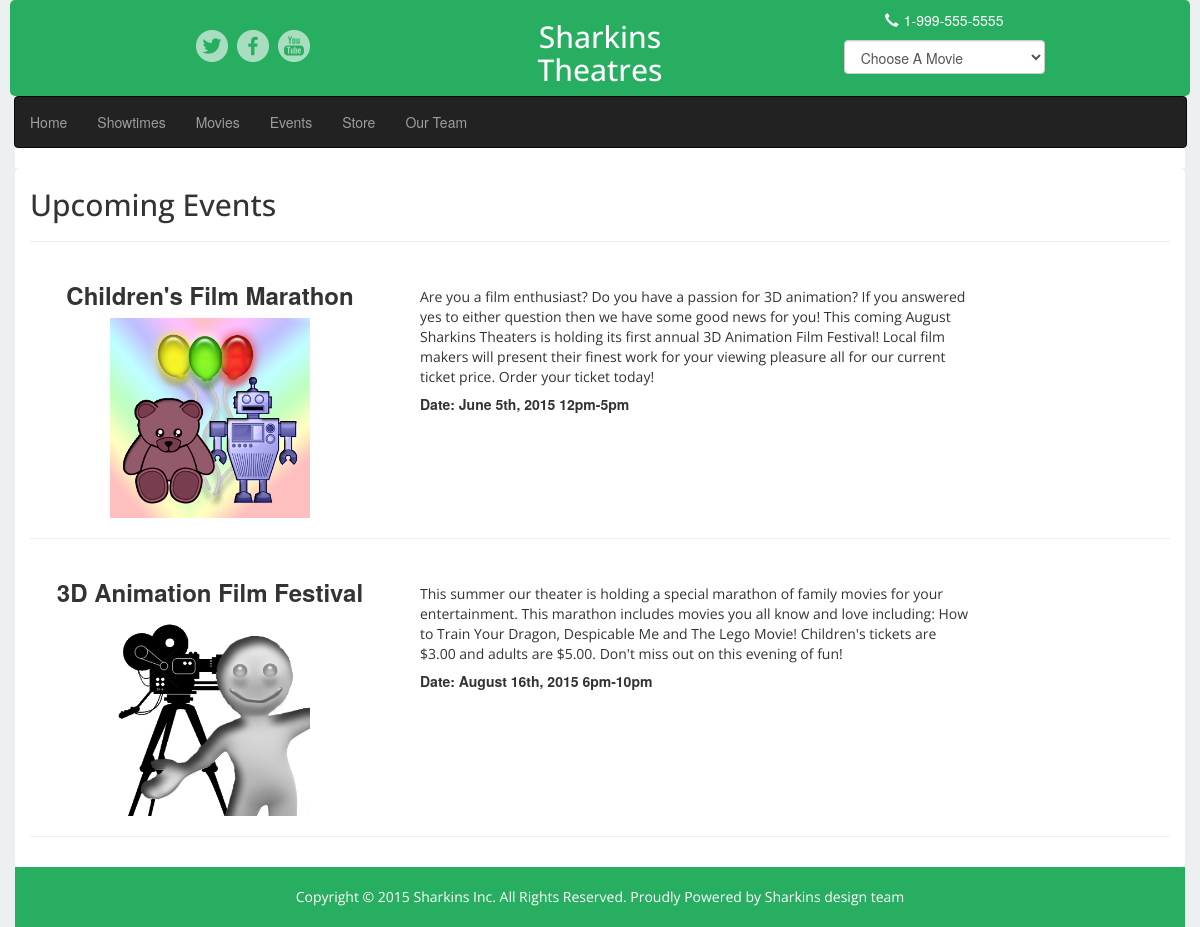
The app's page /events with its own data.
### theater_project/models.py (models this page shows)
class Event(models.Model):
    title = models.CharField(max_length = 100)
    date = models.CharField(max_length=100)
    image = models.CharField(max_length=200)
    descr = models.CharField(max_length=200)

### views.py (the view)
# urls.py: url(r'^events', events),
def events(request):
    return render(request,'events.html', {'all_movies': Info.objects.all(), 'all_events': Event.objects.all()})

### templates/events.html (shortened to what this page needs)
{% extends "base.html" %}
{% block content %}
    <div class="container" style="background:white; border-radius:5px;">
        <h2 style="font-family: 'Open Sans', sans-serif !important; ">Upcoming Events</h2>
          <hr/>
        {% for event in all_events %}
            <div class="row">
                <div class="col-md-4 col-xs-12 text-center">
                    <h3 style="font-weight:600 !important;">{{ event.title }}</h3>
                    <img src="{{ STATIC_URL }}{{ event.image }}" style="max-height:200px; max-width:200px;" class="img-responsive center-block" alt=""/>
                </div>
                <div class="col-md-6 col-xs-12">
                    <p style="margin-top: 25px; font-family: 'Open Sans', sans-serif !important;">{{ event.descr }}</p>
                    <h5 style="font-weight:bold !important;">{{ event.date }}</h5>
                </div>
            </div>
            <hr/>
        {% endfor %}
    </div>
{% endblock %}

### records on screen
Event: title "Children's Film Marathon", image (picture), descr "Are you a film enthusiast? Do you have a passion for 3D animation? If you answered yes to either question then we have some good news for you! This coming August Sharkins Theaters is holding its first annual 3D Animation Film Festival! Local film makers will present their finest work for your viewing pleasure all for our current ticket price. Order your ticket today!", date "Date: June 5th, 2015 12pm-5pm"
Event: title "3D Animation Film Festival", image (picture), descr "This summer our theater is holding a special marathon of family movies for your entertainment. This marathon includes movies you all know and love including: How to Train Your Dragon, Despicable Me and The Lego Movie! Children's tickets are $3.00 and adults are $5.00. Don't miss out on this evening of fun!", date "Date: August 16th, 2015 6pm-10pm"
